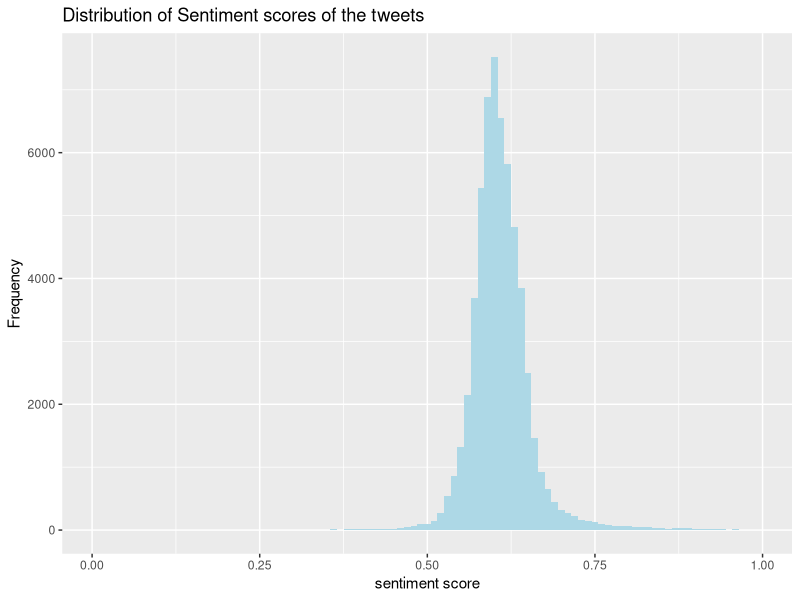
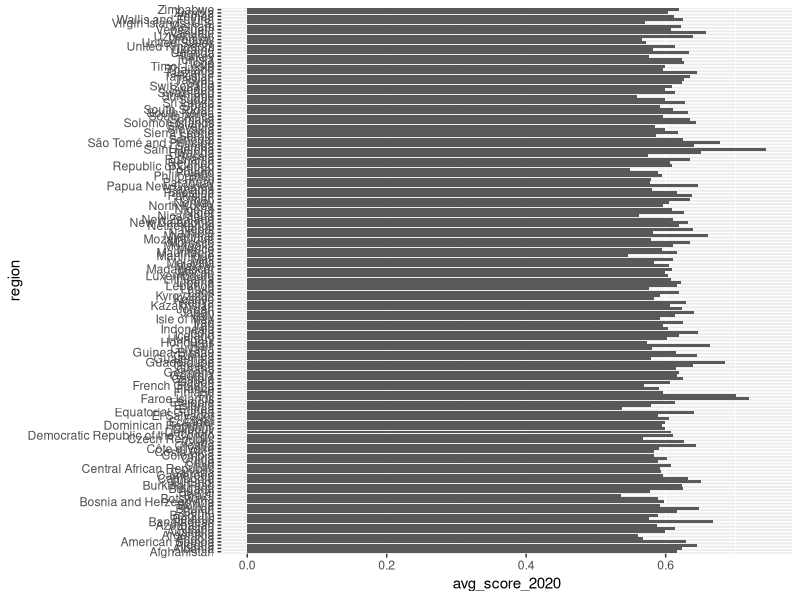
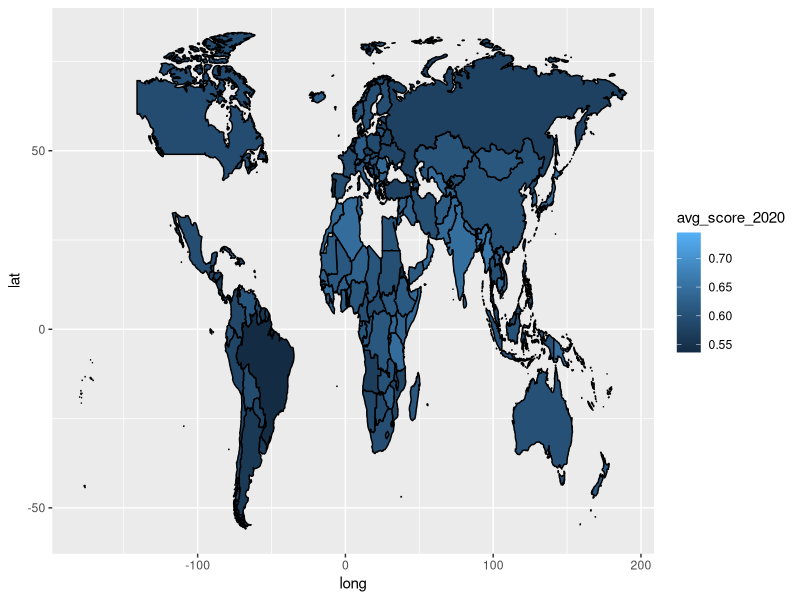
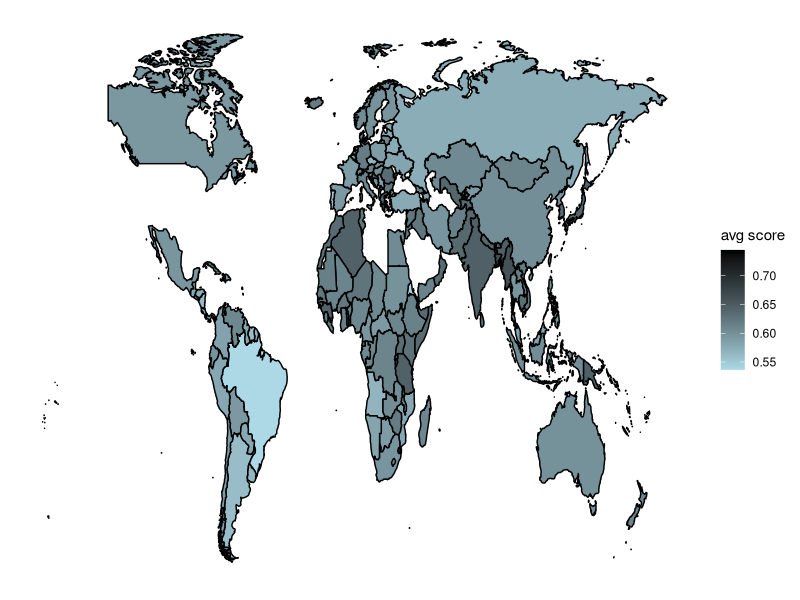

R code for these plots, in order: (Note: this script raises an error after producing the figures.)
## ---- chunk 1
knitr::opts_chunk$set(echo = TRUE)

library(tidyverse)
library(ggplot2)
## ---- chunk 2
data_2020 <- read.csv("data/sentiment_country_2020.csv")
data_2021 <- read.csv("data/sentiment_country_2021.csv")
## ---- chunk 3
view(data_2020)
view(data_2021)
## ---- chunk 4

avg_data_2020<-data_2020 %>%
  group_by(NAME_0) %>%
  summarize(
    avg_score_2020 = mean(SCORE, na.rm = TRUE)
    )

view(avg_data_2020)

names(avg_data_2020)[names(avg_data_2020) == "NAME_0"] <- "region"

view(avg_data_2020)
## ---- chunk 5
ggplot(data = data_2020, aes(x=SCORE)) + 
  geom_histogram(binwidth = 0.01, fill = "lightblue")+ 
  ylab("Frequency") + 
  xlab("sentiment score") +
  ggtitle("Distribution of Sentiment scores of the tweets")
## ---- chunk 6
ggplot(data = avg_data_2020, aes(x=region, y=avg_score_2020)) + 
  geom_bar(stat = "identity")+
  coord_flip()
## ---- chunk 7
mapdata <- map_data("world") ##ggplot2
View(mapdata)

mapdata <- left_join(mapdata, avg_data_2020, by="region")
View(mapdata)


mapdata1<-mapdata %>% filter(!is.na(mapdata$avg_score_2020))
View(mapdata1)

map1<-ggplot(mapdata1, aes( x = long, y = lat, group=group)) +
  geom_polygon(aes(fill = avg_score_2020), color = "black")
map1

map2 <- map1 + scale_fill_gradient(name = "avg score", low = "light blue", high =  "black", na.value = "grey50")+
  theme(axis.text.x = element_blank(),
        axis.text.y = element_blank(),
        axis.ticks = element_blank(),
        axis.title.y=element_blank(),
        axis.title.x=element_blank(),
        rect = element_blank())
map2
## ---- chunk 8

gdp_2020 <- read_csv("gdp_2020.csv")
view(gdp_2020)

gdp_2021 <- read_csv("gdp_2021.csv")
view(gdp_2021)

gdp_2020 <- gdp_2020[c(1,5)]
view(gdp_2020)

gdp_2021 <- gdp_2021[c(1,5)]
view(gdp_2021)

## ---- chunk 9
names(gdp_2020)[names(gdp_2020) == "Country Name"] <- "region"
view(gdp_2020)

avg_data_2020 <- left_join(avg_data_2020, gdp_2020, by="region")
View(avg_data_2020)

names(avg_data_2020)[names(avg_data_2020) == "2020 [YR2020]"] <- "gdp_2020_values"

## ---- chunk 10
ggplot( avg_data_2020, aes(x = gdp_2020_values)) + 
  geom_histogram()

ggplot(data = avg_data_2020, aes(x = avg_score_2020 , y = gdp_2020_values))+ 
  geom_point() + 
  geom_smooth()
